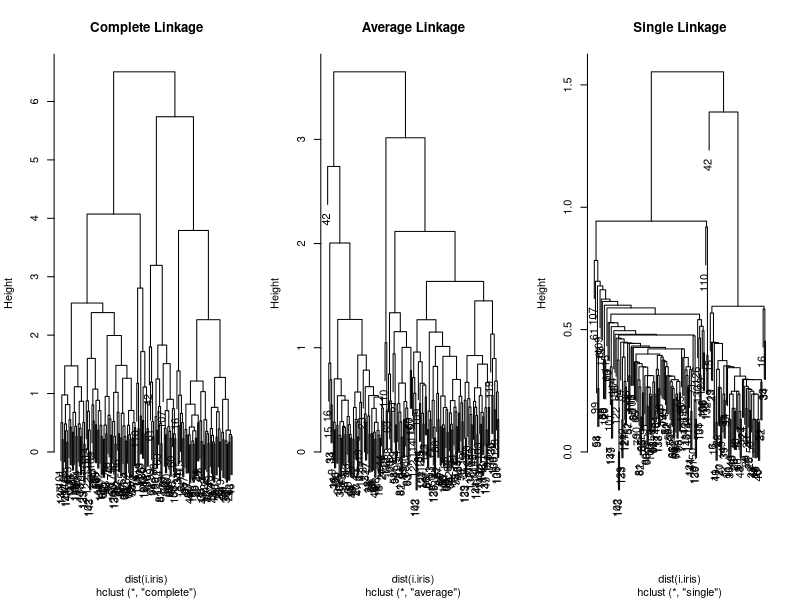

Recreate this plot in R.
# Load the iris dataset
data(iris)

# Select the first four columns (features) of the iris dataset
i.iris <- iris[, 1:4]

# Scale the data
i.iris <- scale(i.iris)

# Performing hierarchical clustering with different methods
# Complete linkage
h.complete <- hclust(dist(i.iris), method = "complete")
# Average linkage
h.average <- hclust(dist(i.iris), method = "average")
# Single linkage
h.single <- hclust(dist(i.iris), method = "single")

# Set up the plotting area to have 3 rows in one column
par(mfrow = c(1, 3))

# Plot dendrograms for each method
plot(h.complete, main = "Complete Linkage")
plot(h.average, main = "Average Linkage")
plot(h.single, main = "Single Linkage")

# Cut the dendrogram to create 2 clusters for complete linkage method
cutree(h.complete, 2)
